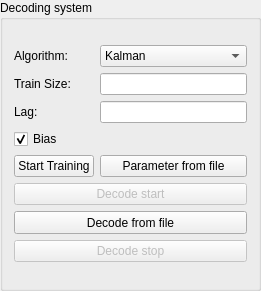
   <widget class="QGroupBox" name="grpDecoder">
    <property name="geometry">
     <rect>
      <x>890</x>
      <y>410</y>
      <width>261</width>
      <height>291</height>
     </rect>
    </property>
    <property name="title">
     <string>Decoding system</string>
    </property>
    <layout class="QVBoxLayout" name="verticalLayout_2">
     <item>
      <layout class="QGridLayout" name="gridLayout_4">
       <item row="4" column="0" colspan="2">
        <widget class="QCheckBox" name="ckbBias">
         <property name="mouseTracking">
          <bool>true</bool>
         </property>
         <property name="text">
          <string>Bias</string>
         </property>
         <property name="checked">
          <bool>true</bool>
         </property>
        </widget>
       </item>
       <item row="8" column="0" colspan="2">
        <widget class="QPushButton" name="btnDecodeStop">
         <property name="enabled">
          <bool>false</bool>
         </property>
         <property name="text">
          <string>Decode stop</string>
         </property>
         <property name="checkable">
          <bool>false</bool>
         </property>
         <property name="checked">
          <bool>false</bool>
         </property>
         <property name="autoRepeat">
          <bool>true</bool>
         </property>
         <property name="autoRepeatInterval">
          <number>50</number>
         </property>
        </widget>
       </item>
       <item row="5" column="0">
        <widget class="QPushButton" name="btnTrain">
         <property name="text">
          <string>Start Training</string>
         </property>
        </widget>
       </item>
       <item row="2" column="0">
        <widget class="QLabel" name="label_6">
         <property name="text">
          <string>Train Size:</string>
         </property>
        </widget>
       </item>
       <item row="3" column="0">
        <widget class="QLabel" name="label_27">
         <property name="text">
          <string>Lag:       </string>
         </property>
        </widget>
       </item>
       <item row="2" column="1">
        <widget class="QLineEdit" name="editTrainSize">
         <property name="text">
          <string/>
         </property>
        </widget>
       </item>
       <item row="3" column="1">
        <widget class="QLineEdit" name="editLag">
         <property name="text">
          <string/>
         </property>
        </widget>
       </item>
       <item row="5" column="1">
        <widget class="QPushButton" name="btnLoadFile">
         <property name="text">
          <string>Parameter from file</string>
         </property>
        </widget>
       </item>
       <item row="7" column="0" colspan="2">
        <widget class="QPushButton" name="btnDecodeFromFile">
         <property name="enabled">
          <bool>true</bool>
         </property>
         <property name="sizePolicy">
          <sizepolicy hsizetype="Minimum" vsizetype="Fixed">
           <horstretch>0</horstretch>
           <verstretch>0</verstretch>
          </sizepolicy>
         </property>
         <property name="minimumSize">
          <size>
           <width>101</width>
           <height>23</height>
          </size>
         </property>
         <property name="text">
          <string>Decode from file</string>
         </property>
         <property name="checkable">
          <bool>false</bool>
         </property>
        </widget>
       </item>
       <item row="1" column="0">
        <widget class="QLabel" name="label_5">
         <property name="text">
          <string>Algorithm:</string>
         </property>
        </widget>
       </item>
       <item row="1" column="1">
        <widget class="QComboBox" name="cblAlgorithm">
         <item>
          <property name="text">
           <string>Kalman</string>
          </property>
         </item>
         <item>
          <property name="text">
           <string>Agrel</string>
          </property>
         </item>
        </widget>
       </item>
       <item row="6" column="0" colspan="2">
        <widget class="QPushButton" name="btnDecodeStart">
         <property name="enabled">
          <bool>false</bool>
         </property>
         <property name="tabletTracking">
          <bool>false</bool>
         </property>
         <property name="text">
          <string>Decode start</string>
         </property>
         <property name="checkable">
          <bool>false</bool>
         </property>
         <property name="checked">
          <bool>false</bool>
         </property>
         <property name="autoRepeat">
          <bool>true</bool>
         </property>
         <property name="autoRepeatInterval">
          <number>50</number>
         </property>
        </widget>
       </item>
      </layout>
     </item>
    </layout>
   </widget>
